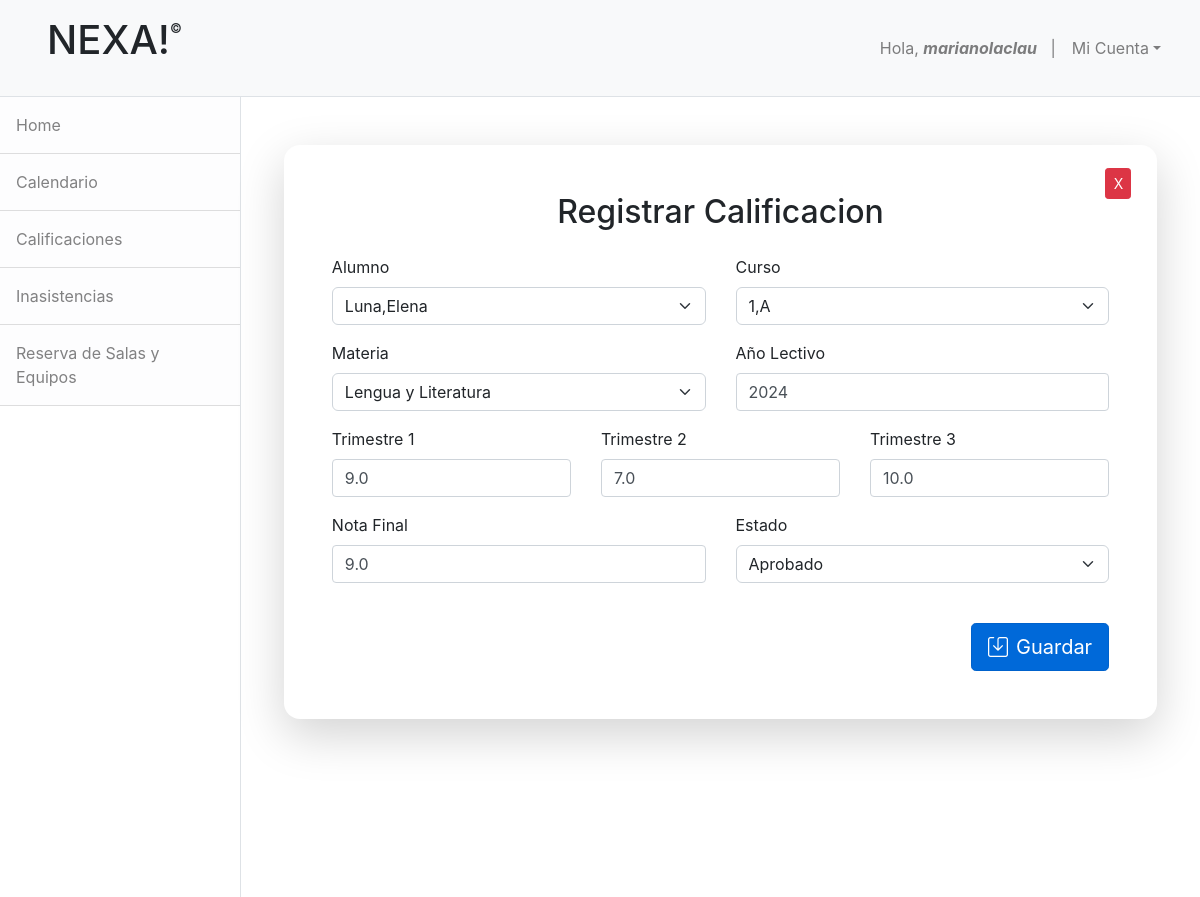
Screenshot of /editar_nota/1 (signed in) with the database file from the repository.
### apps/docentes/models.py (models this page shows, shortened)
class Calificaciones(models.Model):
    alumno = models.ForeignKey('alumno.Alumno',on_delete=models.CASCADE)
    curso = models.ForeignKey('inscripciones.Curso',on_delete=models.CASCADE)
    materia = models.ForeignKey('inscripciones.Materia',on_delete=models.CASCADE)
    trimestre_1 = models.FloatField(blank=True,null=True,default=0)
    trimestre_2 = models.FloatField(blank=True,null=True,default=0)
    trimestre_3 = models.FloatField(blank=True,null=True,default=0)
    nota_final = models.FloatField(blank=True,null=True,default=0)
    estado = models.ForeignKey('administracion.Estado',on_delete=models.CASCADE)
    año_lectivo = models.IntegerField(default=datetime.now().year)

### apps/docentes/views.py (the view, shortened to what this page needs)
# urls.py: path('editar_nota/<int:pk>',EditarCalificacionView.as_view(),name='registrar_nota'),
class EditarCalificacionView(LoginRequiredMixin, UpdateView):
    model = Calificaciones
    form_class = CalificacionForm
    template_name = 'docentes/editar_calificacion.html'
    def get_context_data(self, **kwargs):
        context = super().get_context_data(**kwargs)
        context['filtros'] = self.request.GET.urlencode()
        return context

### apps/docentes/forms.py
class CalificacionForm(forms.ModelForm):
    class Meta:
        model = Calificaciones
        fields = '__all__'

### apps/administracion/models.py (called while the page is built)
    def __str__(self):
        return self.nombre

### apps/alumno/models.py (called while the page is built)
    def __str__(self):
        return f"{self.apellido},{self.nombre}"

### apps/inscripciones/models.py (called while the page is built)
    def __str__(self):
        return f"{self.año},{self.division}"

    def __str__(self):
        return self.nombre

### apps/docentes/templates/docentes/editar_calificacion.html (shortened to what this page needs)
{% extends 'base.html' %}
{% load widget_tweaks %}
{% block nav %}
    {% include 'docentes/base_docentes.html' %}
{% endblock %}
{% block content %}
<div class="container mt-5">
    <div class="card p-5 shadow-lg">
        <a href="{% url 'calificaciones' %}?{{ filtros }}" class="btn btn-sm btn-danger boton-cerrar">X</a>
        <h2 class="text-center mb-4">Registrar Calificacion</h2>
        <form method="post" class="needs-validation" novalidate>
        <div class="row">
          <div class="col-md-6 mb-3">
            <label for="{{ form.alumno.id_for_label }}" class="form-label">Alumno</label>
            {% render_field form.alumno class="form-select"  %}
          </div>
          <div class="col-md-6 mb-3">
            <label for="{{ form.curso.id_for_label }}" class="form-label">Curso</label>
            {% render_field form.curso class="form-select"  %}
          </div>
        </div>
        <div class="row">
          <div class="col-md-6 mb-3">
            <label for="{{ form.materia.id_for_label }}" class="form-label">Materia</label>
            {% render_field form.materia class="form-select"  %}
          </div>
          <div class="col-md-6 mb-3">
            <label for="{{ form.año_lectivo.id_for_label }}" class="form-label">Año Lectivo</label>
            {% render_field form.año_lectivo class="form-control"  %}
          </div>
        </div>
        <div class="row">
          <div class="col-md-4 mb-3">
            <label for="{{ form.trimestre_1.id_for_label }}" class="form-label">Trimestre 1</label>
            {% render_field form.trimestre_1 class="form-control" %}
          </div>
          <div class="col-md-4 mb-3">
            <label for="{{ form.trimestre_2.id_for_label }}" class="form-label">Trimestre 2</label>
            {% render_field form.trimestre_2 class="form-control"  %}
          </div>
        <div class="col-md-4 mb-3">
          <label for="{{ form.trimestre_3.id_for_label }}" class="form-label">Trimestre 3</label>
          {% render_field form.trimestre_3 class="form-control" %}
        </div>
      </div>
        <div class="row">
          <div class="col-md-6 mb-3">
            <label for="{{ form.nota_final.id_for_label }}" class="form-label">Nota Final</label>
            {% render_field form.nota_final class="form-control"  %}
          </div>
          <div class="col-md-6 mb-3">
            <label for="{{ form.estado.id_for_label }}" class="form-label">Estado</label>
            {% render_field form.estado class="form-select" %}
          </div>
        </div>
        <div class="d-flex justify-content-end mt-4">
          <button type="submit" class="btn btn-primary btn-lg">
            <i class="bi bi-save me-2"></i>Guardar
          </button>
        </div>
      </form>
    </div>
  </div>
{% endblock %}

### apps/home/templates/base.html (shortened to what this page needs)
<!DOCTYPE html>
<html lang="en">
    <head>
        {% load static %}
        <link href="{% static 'home/css/bootstrap.css' %}" rel="stylesheet" />
        <link rel="stylesheet" href="https://cdn.jsdelivr.net/npm/bootstrap@5.2.3/dist/css/bootstrap.min.css">
        <link href="https://stackpath.bootstrapcdn.com/bootstrap/4.5.2/css/bootstrap.min.css" rel="stylesheet">
        <link href="{% static 'home/css/estilos.css' %}" rel="stylesheet" />
        <link href="{% static 'calendario/css/estilos.css' %}" rel="stylesheet" />
        <link href="{% static 'inscripciones/css/estilos.css' %}" rel="stylesheet" />
        <link href="https://cdn.jsdelivr.net/npm/bootstrap-icons/font/bootstrap-icons.css" rel="stylesheet">
    </head>
    <body>
        <nav class="navbar navbar-expand-lg navbar-light bg-light border-bottom">
            <div class="container-fluid">
                <h2><a href="#" class="nav-link"><h1>NEXA!<sup style="font-size:small;vertical-align: super;">&copy;</sup></h1>
                </a></h2>
               <div class="collapse navbar-collapse" id="navbarSupportedContent">
                    <ul class="navbar-nav ms-auto mt-2 mt-lg-0">
                        <li class="nav-item"><a class="nav-link" href="#!">Hola, <strong><em>{{user.username}}</em></strong>&nbsp;&nbsp;&nbsp;|</a></li>
                        <li class="nav-item dropdown">
                            <a class="nav-link dropdown-toggle" id="navbarDropdown" href="#" role="button" data-bs-toggle="dropdown" aria-haspopup="true" aria-expanded="false">Mi Cuenta</a>
                        </li>
                    </ul>
                </div>
            </div>
        </nav>
        <div class="d-flex" id="wrapper">
            {% block nav %}{% endblock %}
            <div id="page-content-wrapper">
                {% block content %}
                {% endblock %}
            </div>
        </div>
    </body>
</html>

### apps/home/static/home/css/estilos.css (style rules this page uses)
.card { border: none; border-radius: 1rem; margin: 3%; }
.btn-primary { background-color: #0069d9; border-color: #0062cc; }
.boton-cerrar { width: 3%; position: absolute; right: 3%; top: 4%; }

### rows the page displays
Calificaciones: alumno "Luna,Elena", curso "1,A", materia "Lengua y Literatura", año_lectivo "2024", trimestre_1 "9.0", trimestre_2 "7.0", trimestre_3 "10.0", nota_final "9.0", estado "Aprobado"

### other values shown
{{ user.username }} "marianolaclau"
